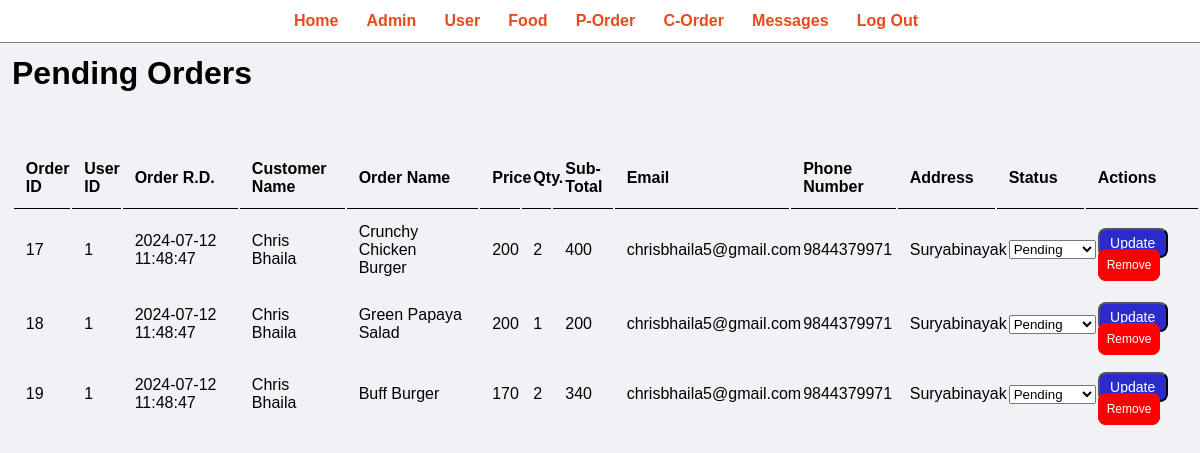
The page /admin/manage-order.php on the database its author committed.
### tables this page shows
CREATE TABLE `placed_order` (
  `order_id` int(255) NOT NULL,
  `user_id` int(255) NOT NULL,
  `name` char(255) NOT NULL,
  `order_name` varchar(255) NOT NULL,
  `order_price` int(100) NOT NULL,
  `order_quantity` int(100) NOT NULL,
  `email` varchar(255) NOT NULL,
  `phone_number` bigint(10) NOT NULL,
  `address` varchar(255) NOT NULL,
  `status` varchar(255) NOT NULL,
  `placed_date` timestamp NOT NULL DEFAULT current_timestamp()
);

### admin/manage-order.php (the view, shortened to what this page needs)
<?php
include('partials/menu.php');
include("../dbconn.php");
?>
<!DOCTYPE html>
<html lang="en">
<head>
</head>
<body>
<div class="main-content">
    <div class="wrapper">
        <h1> Pending Orders </h1>
        <br /><br /><br />
        <table class="tbl-full" cellpadding="50">
            <tr>
                <th>Order ID</th>
                <th>User ID</th>
                <th>Order R.D.</th>
                <th>Customer Name</th>
                <th>Order Name</th>
                <th>Price</th>
                <th>Qty.</th>
                <th>Sub-Total</th>
                <th>Email</th>
                <th>Phone Number</th>
                <th>Address</th>
                <th>Status</th>
                <th>Actions</th>
            </tr>
            <?php
            $select_order = mysqli_query($conn, "SELECT * FROM `placed_order` ORDER BY placed_date") or die('Query failed.');
            if(mysqli_num_rows($select_order) > 0)
            {
                while($fetch_order = mysqli_fetch_assoc($select_order))
                {
                    if (is_numeric($fetch_order['order_price']) && is_numeric($fetch_order['order_quantity'])) {
                        $sub_total = $fetch_order['order_price'] * $fetch_order['order_quantity'];
                        $sub_total1 = number_format($sub_total);
                    }
                    ?>
                    <tr>
                        <form action="" method="post">
                            <td><?php echo $fetch_order['order_id']?></td>
                            <td><?php echo $fetch_order['user_id']?></td>
                            <td><?php echo $fetch_order['placed_date']?></td>
                            <td><?php echo $fetch_order['name']?></td>
                            <td><?php echo $fetch_order['order_name']?></td>
                            <td><?php echo $fetch_order['order_price']?></td>
                            <td><?php echo $fetch_order['order_quantity']?></td>
                            <td><?php echo $sub_total1?></td>
                            <td><?php echo $fetch_order['email']?></td>
                            <td><?php echo $fetch_order['phone_number']?></td>
                            <td><?php echo $fetch_order['address']?></td>
                            <td>
                                <select name="status">
                                    <option value="pending" <?php if ($fetch_order['status'] == 'pending') echo 'selected="selected"'; ?>>Pending</option>
                                </select>
                            </td>
                            <td class="action">
                                <input type="submit" name="update" value="Update" class="option-btn">
                                <a href="manage-order.php?remove=<?php echo $fetch_order['order_id']?>" class="delete-btn"
                                onclick="return confirm('Remove this order?');">Remove</a>
                            </td>
                        </form>
                    </tr>
                    <?php
                }
            }
            ?>
        </table>
    </div>
</div>
</body>
</html>

### admin/partials/menu.php (style rules this page uses)
* { margin: 0 0; padding: 0 0; font-family: 'Trebuchet MS', 'Lucida Sans Unicode', 'Lucida Grande', 'Lucida Sans', Arial, sans-serif; }
.wrapper { padding: 1%; width: 99%; margin: 0 auto; }

### admin/manage-order.php (style rules this page uses)
body { overflow-x: hidden; background-color: #f1f2f6; }
* { margin: 0 0; padding: 0 0; font-family: 'Trebuchet MS', 'Lucida Sans Unicode', 'Lucida Grande', 'Lucida Sans', Arial, sans-serif; }
.wrapper { padding: 1%; width: 99%; margin: 0 auto; }
.tbl-full .option-btn { font-size: 14px; width: 70px; height: 30px; text-align: center; text-decoration: none; color: white; background-color: rgb(42, 42, 205); cursor: pointer; transition: 0.3s ease-in; border-radius: 8px; }
.tbl-full .delete-btn { padding: 8px; font-size: 12px; text-align: center; text-decoration: none; color: white; background-color: red; cursor: pointer; transition: 0.3s ease-in; border-radius: 8px; border: 1px solid red; }
.tbl-full { width: 100%; }
.tbl-full a { color: black; }
table tr th { border-bottom: 1px solid black; padding: 1%; text-align: left; }
table tr td { padding: 1%; }

### rows shown on the page
placed_order: order_id "17", user "1", placed_date "2024-07-12 11:48:47", name "Chris Bhaila", order_name "Crunchy Chicken Burger", order_price "200", order_quantity "2", sub_total1 "400", email "chrisbhaila5@gmail.com", phone_number "9844379971", address "Suryabinayak"
placed_order: order_id "18", user "1", placed_date "2024-07-12 11:48:47", name "Chris Bhaila", order_name "Green Papaya Salad", order_price "200", order_quantity "1", email "chrisbhaila5@gmail.com", phone_number "9844379971", address "Suryabinayak"
placed_order: order_id "19", user "1", placed_date "2024-07-12 11:48:47", name "Chris Bhaila", order_name "Buff Burger", order_price "170", order_quantity "2", sub_total1 "340", email "chrisbhaila5@gmail.com", phone_number "9844379971", address "Suryabinayak"
